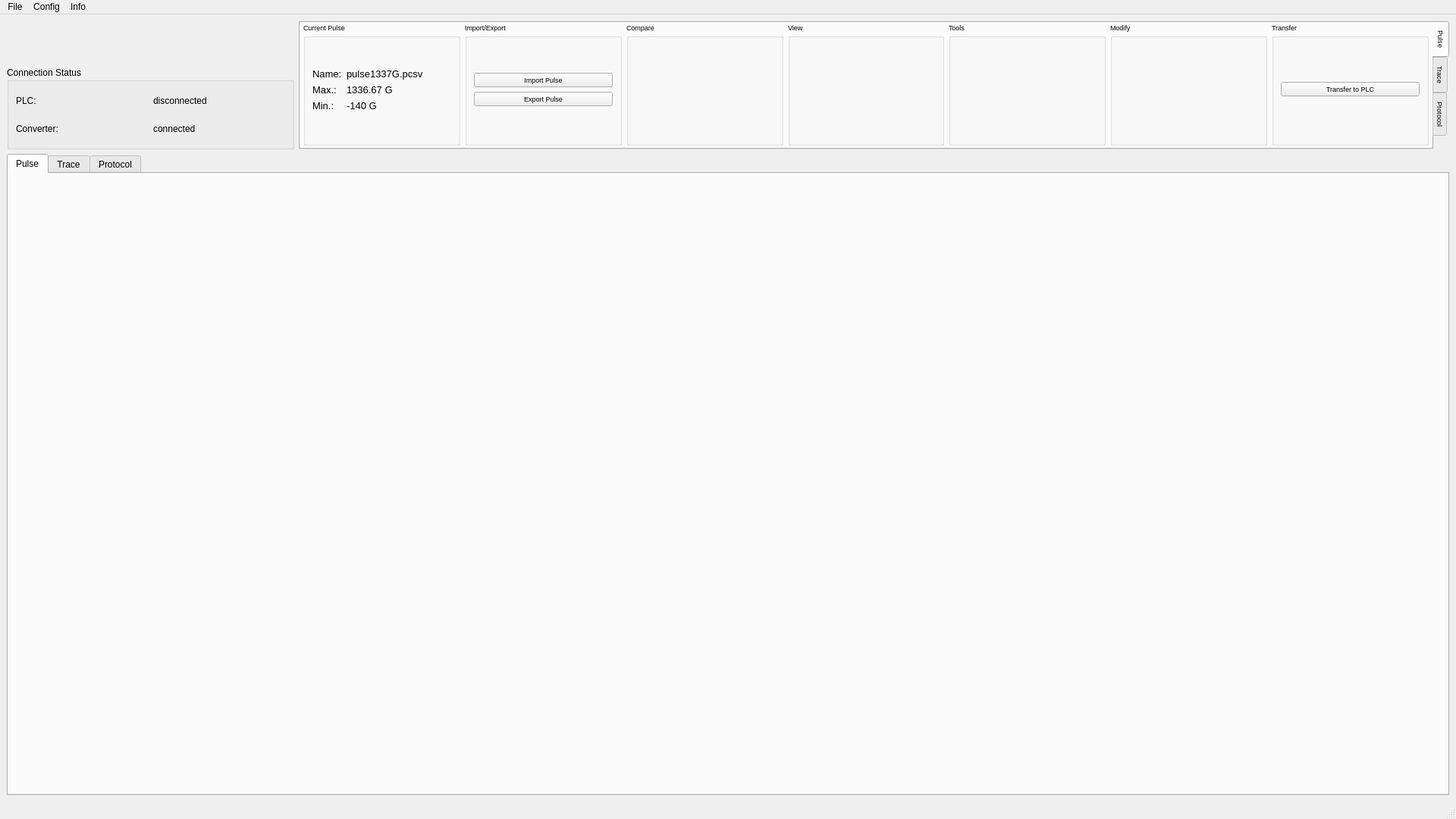
<?xml version="1.0" encoding="UTF-8"?>
<ui version="4.0">
 <class>OSGMainWindow</class>
 <widget class="QMainWindow" name="OSGMainWindow">
  <property name="geometry">
   <rect>
    <x>0</x>
    <y>0</y>
    <width>1920</width>
    <height>1080</height>
   </rect>
  </property>
  <property name="windowTitle">
   <string>ODIST Sledge Graph</string>
  </property>
  <widget class="QWidget" name="centralwidget">
   <layout class="QGridLayout" name="gridLayout_2">
    <item row="1" column="0">
     <layout class="QGridLayout" name="centralGridLayout" rowstretch="1,5" columnstretch="1,4">
      <property name="bottomMargin">
       <number>0</number>
      </property>
      <item row="0" column="1">
       <widget class="QTabWidget" name="tabWidgetTools">
        <property name="font">
         <font>
          <pointsize>7</pointsize>
         </font>
        </property>
        <property name="tabPosition">
         <enum>QTabWidget::East</enum>
        </property>
        <property name="currentIndex">
         <number>0</number>
        </property>
        <property name="elideMode">
         <enum>Qt::ElideNone</enum>
        </property>
        <widget class="QWidget" name="tabToolPulse">
         <attribute name="title">
          <string>Pulse</string>
         </attribute>
         <layout class="QGridLayout" name="gridLayout_3">
          <property name="leftMargin">
           <number>0</number>
          </property>
          <property name="topMargin">
           <number>0</number>
          </property>
          <property name="rightMargin">
           <number>0</number>
          </property>
          <property name="bottomMargin">
           <number>0</number>
          </property>
          <property name="horizontalSpacing">
           <number>6</number>
          </property>
          <item row="0" column="0">
           <layout class="QGridLayout" name="gridLayoutToolPulse" columnstretch="1,1,1,1,1,1,1">
            <property name="leftMargin">
             <number>4</number>
            </property>
            <property name="rightMargin">
             <number>4</number>
            </property>
            <property name="bottomMargin">
             <number>3</number>
            </property>
            <item row="0" column="0">
             <widget class="QGroupBox" name="groupBoxCurrentPulse">
              <property name="title">
               <string>Current Pulse</string>
              </property>
              <layout class="QGridLayout" name="gridLayout_11">
               <item row="0" column="0">
                <layout class="QGridLayout" name="gridLayoutCurrentPulse">
                 <item row="0" column="0">
                  <layout class="QFormLayout" name="formLayoutCurrentPulse">
                   <property name="labelAlignment">
                    <set>Qt::AlignLeading|Qt::AlignLeft|Qt::AlignVCenter</set>
                   </property>
                   <property name="formAlignment">
                    <set>Qt::AlignCenter</set>
                   </property>
                   <item row="0" column="0">
                    <widget class="QLabel" name="labelCurrentPulseName">
                     <property name="font">
                      <font>
                       <pointsize>10</pointsize>
                      </font>
                     </property>
                     <property name="text">
                      <string>Name:</string>
                     </property>
                    </widget>
                   </item>
                   <item row="1" column="0">
                    <widget class="QLabel" name="labelCurrentPulseMax">
                     <property name="font">
                      <font>
                       <pointsize>10</pointsize>
                      </font>
                     </property>
                     <property name="text">
                      <string>Max.:</string>
                     </property>
                    </widget>
                   </item>
                   <item row="2" column="0">
                    <widget class="QLabel" name="labelCurrentPulseMin">
                     <property name="font">
                      <font>
                       <pointsize>10</pointsize>
                      </font>
                     </property>
                     <property name="text">
                      <string>Min.:</string>
                     </property>
                    </widget>
                   </item>
                   <item row="0" column="1">
                    <widget class="QLabel" name="labelCurrentPulseNameValue">
                     <property name="font">
                      <font>
                       <pointsize>10</pointsize>
                      </font>
                     </property>
                     <property name="text">
                      <string>pulse1337G.pcsv</string>
                     </property>
                    </widget>
                   </item>
                   <item row="1" column="1">
                    <widget class="QLabel" name="labelCurrentPulseMaxValue">
                     <property name="font">
                      <font>
                       <pointsize>10</pointsize>
                      </font>
                     </property>
                     <property name="text">
                      <string>1336.67 G</string>
                     </property>
                    </widget>
                   </item>
                   <item row="2" column="1">
                    <widget class="QLabel" name="labelCurrentPulseMinValue">
                     <property name="font">
                      <font>
                       <pointsize>10</pointsize>
                      </font>
                     </property>
                     <property name="text">
                      <string>-140 G</string>
                     </property>
                    </widget>
                   </item>
                  </layout>
                 </item>
                </layout>
               </item>
              </layout>
             </widget>
            </item>
            <item row="0" column="2">
             <widget class="QGroupBox" name="groupBoxCompare">
              <property name="title">
               <string>Compare</string>
              </property>
              <layout class="QGridLayout" name="gridLayout_7">
               <item row="0" column="0">
                <layout class="QGridLayout" name="gridLayoutCompare"/>
               </item>
              </layout>
             </widget>
            </item>
            <item row="0" column="3">
             <widget class="QGroupBox" name="groupBoxView">
              <property name="title">
               <string>View</string>
              </property>
             </widget>
            </item>
            <item row="0" column="5">
             <widget class="QGroupBox" name="groupBoxModify">
              <property name="title">
               <string>Modify</string>
              </property>
             </widget>
            </item>
            <item row="0" column="6">
             <widget class="QGroupBox" name="groupBoxTransfer">
              <property name="title">
               <string>Transfer</string>
              </property>
              <layout class="QGridLayout" name="gridLayout_9">
               <item row="0" column="0">
                <layout class="QGridLayout" name="gridLayoutTransfer">
                 <item row="0" column="0">
                  <widget class="QPushButton" name="pushButtonTransferPlc">
                   <property name="text">
                    <string>Transfer to PLC</string>
                   </property>
                  </widget>
                 </item>
                </layout>
               </item>
              </layout>
             </widget>
            </item>
            <item row="0" column="1">
             <widget class="QGroupBox" name="groupBoxImportExport">
              <property name="title">
               <string>Import/Export</string>
              </property>
              <layout class="QGridLayout" name="gridLayout_8">
               <item row="0" column="0">
                <layout class="QGridLayout" name="gridLayoutImportExport">
                 <item row="0" column="0">
                  <widget class="QPushButton" name="pushButtonImportPulse">
                   <property name="text">
                    <string>Import Pulse</string>
                   </property>
                  </widget>
                 </item>
                 <item row="1" column="0">
                  <widget class="QPushButton" name="pushButtonExportPulse">
                   <property name="text">
                    <string>Export Pulse</string>
                   </property>
                  </widget>
                 </item>
                </layout>
               </item>
              </layout>
             </widget>
            </item>
            <item row="0" column="4">
             <widget class="QGroupBox" name="groupBoxTools">
              <property name="title">
               <string>Tools</string>
              </property>
             </widget>
            </item>
           </layout>
          </item>
         </layout>
        </widget>
        <widget class="QWidget" name="tabToolTrace">
         <attribute name="title">
          <string>Trace</string>
         </attribute>
         <layout class="QGridLayout" name="gridLayout_6">
          <property name="leftMargin">
           <number>0</number>
          </property>
          <property name="topMargin">
           <number>0</number>
          </property>
          <property name="rightMargin">
           <number>0</number>
          </property>
          <property name="bottomMargin">
           <number>0</number>
          </property>
          <item row="0" column="0">
           <layout class="QGridLayout" name="gridLayoutToolTrace"/>
          </item>
         </layout>
        </widget>
        <widget class="QWidget" name="tabToolProtocol">
         <attribute name="title">
          <string>Protocol</string>
         </attribute>
        </widget>
       </widget>
      </item>
      <item row="1" column="0" colspan="2">
       <widget class="QTabWidget" name="tabWidgetCentral">
        <property name="currentIndex">
         <number>0</number>
        </property>
        <widget class="QWidget" name="tabCentralPulse">
         <attribute name="title">
          <string>Pulse</string>
         </attribute>
        </widget>
        <widget class="QWidget" name="tabCentralTrace">
         <attribute name="title">
          <string>Trace</string>
         </attribute>
        </widget>
        <widget class="QWidget" name="tabCentralProtocol">
         <attribute name="title">
          <string>Protocol</string>
         </attribute>
        </widget>
       </widget>
      </item>
      <item row="0" column="0">
       <layout class="QGridLayout" name="gridLayoutStatusLogo" rowstretch="1,2">
        <property name="sizeConstraint">
         <enum>QLayout::SetDefaultConstraint</enum>
        </property>
        <item row="1" column="0">
         <widget class="QGroupBox" name="groupBoxConnection">
          <property name="title">
           <string>Connection Status</string>
          </property>
          <layout class="QGridLayout" name="gridLayout_5">
           <item row="0" column="0">
            <layout class="QGridLayout" name="gridLayoutConnection">
             <item row="1" column="0">
              <widget class="QLabel" name="labelConverterStatus">
               <property name="text">
                <string>Converter:</string>
               </property>
              </widget>
             </item>
             <item row="0" column="0">
              <widget class="QLabel" name="labelPlcStatus">
               <property name="text">
                <string>PLC:</string>
               </property>
              </widget>
             </item>
             <item row="0" column="1">
              <widget class="QLabel" name="labelPlcStatusValue">
               <property name="text">
                <string>disconnected</string>
               </property>
              </widget>
             </item>
             <item row="1" column="1">
              <widget class="QLabel" name="labelConverterStatusValue">
               <property name="text">
                <string>connected</string>
               </property>
              </widget>
             </item>
            </layout>
           </item>
          </layout>
         </widget>
        </item>
        <item row="0" column="0">
         <widget class="QLabel" name="logo">
          <property name="font">
           <font>
            <pointsize>32</pointsize>
            <weight>75</weight>
            <bold>true</bold>
           </font>
          </property>
          <property name="text">
           <string/>
          </property>
          <property name="pixmap">
           <pixmap>../assets/odlogo.png</pixmap>
          </property>
          <property name="alignment">
           <set>Qt::AlignLeading|Qt::AlignLeft|Qt::AlignVCenter</set>
          </property>
         </widget>
        </item>
       </layout>
      </item>
     </layout>
    </item>
   </layout>
  </widget>
  <widget class="QMenuBar" name="menubar">
   <property name="geometry">
    <rect>
     <x>0</x>
     <y>0</y>
     <width>1920</width>
     <height>21</height>
    </rect>
   </property>
   <widget class="QMenu" name="menuFile">
    <property name="title">
     <string>File</string>
    </property>
    <addaction name="actionExit"/>
   </widget>
   <widget class="QMenu" name="menuConfig">
    <property name="title">
     <string>Config</string>
    </property>
   </widget>
   <widget class="QMenu" name="menuInfo">
    <property name="title">
     <string>Info</string>
    </property>
    <addaction name="actionAbout"/>
    <addaction name="separator"/>
    <addaction name="actionAbout_Qt"/>
   </widget>
   <addaction name="menuFile"/>
   <addaction name="menuConfig"/>
   <addaction name="menuInfo"/>
  </widget>
  <widget class="QStatusBar" name="statusbar"/>
  <action name="actionAbout">
   <property name="text">
    <string>About</string>
   </property>
  </action>
  <action name="actionAbout_Qt">
   <property name="text">
    <string>About Qt</string>
   </property>
  </action>
  <action name="actionExit">
   <property name="text">
    <string>Exit</string>
   </property>
  </action>
 </widget>
 <resources/>
 <connections>
  <connection>
   <sender>tabWidgetCentral</sender>
   <signal>currentChanged(int)</signal>
   <receiver>tabWidgetTools</receiver>
   <slot>setCurrentIndex(int)</slot>
   <hints>
    <hint type="sourcelabel">
     <x>959</x>
     <y>627</y>
    </hint>
    <hint type="destinationlabel">
     <x>1152</x>
     <y>115</y>
    </hint>
   </hints>
  </connection>
  <connection>
   <sender>tabWidgetTools</sender>
   <signal>currentChanged(int)</signal>
   <receiver>tabWidgetCentral</receiver>
   <slot>setCurrentIndex(int)</slot>
   <hints>
    <hint type="sourcelabel">
     <x>1152</x>
     <y>115</y>
    </hint>
    <hint type="destinationlabel">
     <x>959</x>
     <y>627</y>
    </hint>
   </hints>
  </connection>
  <connection>
   <sender>actionExit</sender>
   <signal>triggered()</signal>
   <receiver>OSGMainWindow</receiver>
   <slot>close()</slot>
   <hints>
    <hint type="sourcelabel">
     <x>-1</x>
     <y>-1</y>
    </hint>
    <hint type="destinationlabel">
     <x>959</x>
     <y>539</y>
    </hint>
   </hints>
  </connection>
 </connections>
</ui>
